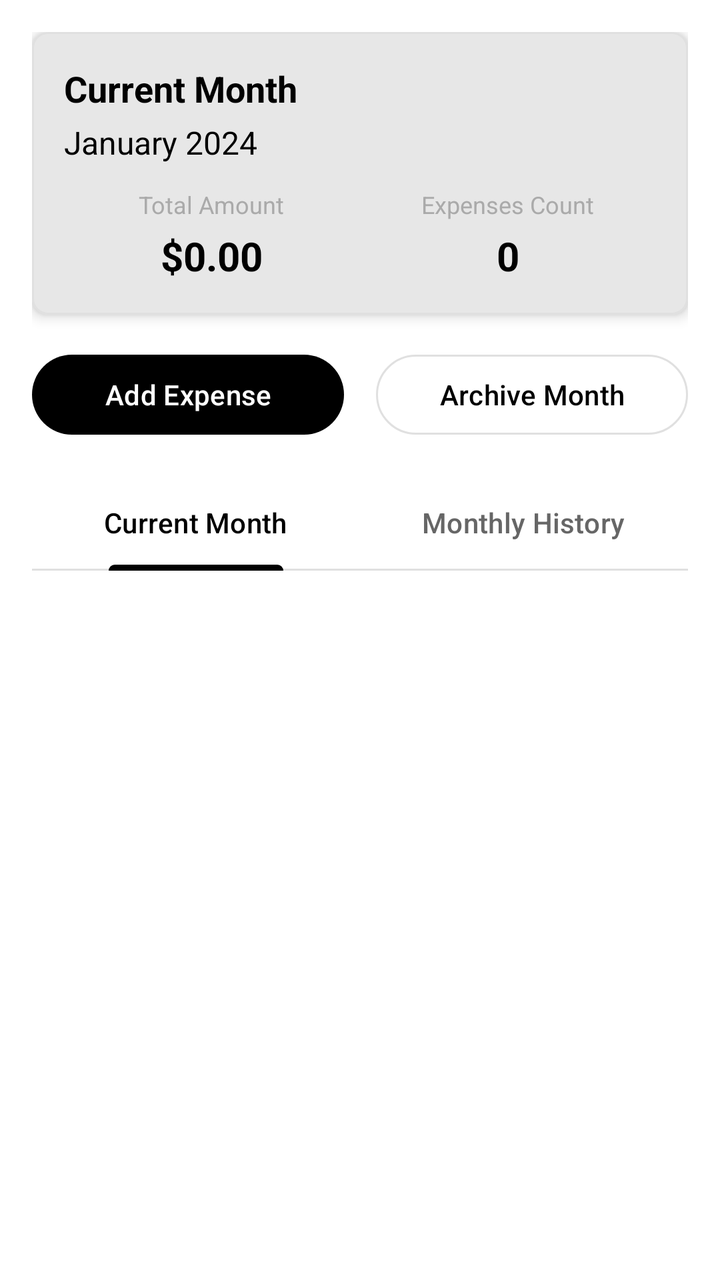
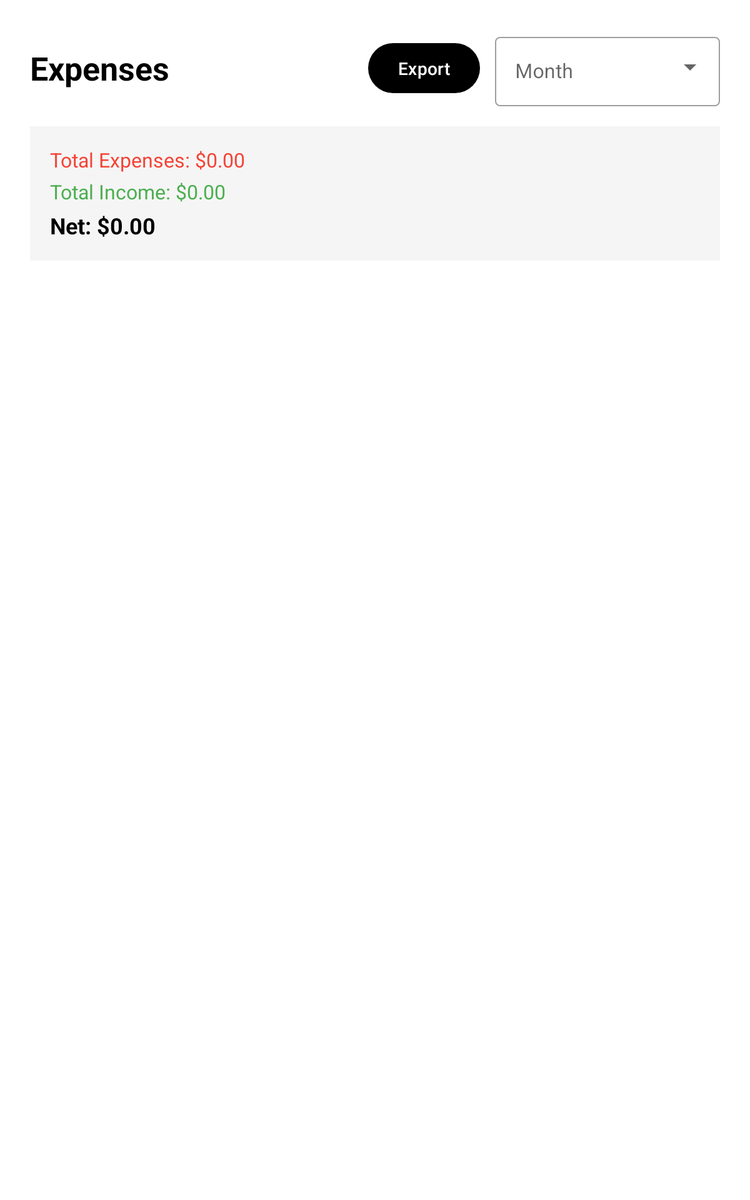

One screen, two layout resources from the same app: the default and the repository's alternative for another configuration. Each is rendered where Android would select it; the XML of both is given below.
<!-- AndroidManifest.xml: application theme Theme.Double_dot_demo -->
<!-- res/layout/fragment_expenses.xml -->
<?xml version="1.0" encoding="utf-8"?>
<LinearLayout xmlns:android="http://schemas.android.com/apk/res/android"
    xmlns:app="http://schemas.android.com/apk/res-auto"
    android:layout_width="match_parent"
    android:layout_height="match_parent"
    android:orientation="vertical"
    android:padding="16dp">

    
    <com.google.android.material.card.MaterialCardView
        android:layout_width="match_parent"
        android:layout_height="wrap_content"
        android:layout_marginBottom="16dp"
        app:cardElevation="4dp"
        app:cardCornerRadius="8dp">

        <LinearLayout
            android:layout_width="match_parent"
            android:layout_height="wrap_content"
            android:orientation="vertical"
            android:padding="16dp">

            <TextView
                android:layout_width="wrap_content"
                android:layout_height="wrap_content"
                android:text="Current Month"
                android:textSize="18sp"
                android:textStyle="bold"
                android:textColor="@color/black" />

            <TextView
                android:id="@+id/tvCurrentMonth"
                android:layout_width="wrap_content"
                android:layout_height="wrap_content"
                android:layout_marginTop="4dp"
                android:text="January 2024"
                android:textSize="16sp"
                android:textColor="@color/black" />

            <LinearLayout
                android:layout_width="match_parent"
                android:layout_height="wrap_content"
                android:layout_marginTop="12dp"
                android:orientation="horizontal">

                <LinearLayout
                    android:layout_width="0dp"
                    android:layout_height="wrap_content"
                    android:layout_weight="1"
                    android:orientation="vertical"
                    android:gravity="center">

                    <TextView
                        android:layout_width="wrap_content"
                        android:layout_height="wrap_content"
                        android:text="Total Amount"
                        android:textSize="12sp"
                        android:textColor="@android:color/darker_gray" />

                    <TextView
                        android:id="@+id/tvTotalAmount"
                        android:layout_width="wrap_content"
                        android:layout_height="wrap_content"
                        android:layout_marginTop="4dp"
                        android:text="$0.00"
                        android:textSize="20sp"
                        android:textStyle="bold"
                        android:textColor="@color/black" />

                </LinearLayout>

                <LinearLayout
                    android:layout_width="0dp"
                    android:layout_height="wrap_content"
                    android:layout_weight="1"
                    android:orientation="vertical"
                    android:gravity="center">

                    <TextView
                        android:layout_width="wrap_content"
                        android:layout_height="wrap_content"
                        android:text="Expenses Count"
                        android:textSize="12sp"
                        android:textColor="@android:color/darker_gray" />

                    <TextView
                        android:id="@+id/tvExpenseCount"
                        android:layout_width="wrap_content"
                        android:layout_height="wrap_content"
                        android:layout_marginTop="4dp"
                        android:text="0"
                        android:textSize="20sp"
                        android:textStyle="bold"
                        android:textColor="@color/black" />

                </LinearLayout>

            </LinearLayout>

        </LinearLayout>

    </com.google.android.material.card.MaterialCardView>

    
    <LinearLayout
        android:layout_width="match_parent"
        android:layout_height="wrap_content"
        android:layout_marginBottom="16dp"
        android:orientation="horizontal">

        <com.google.android.material.button.MaterialButton
            android:id="@+id/btnAddExpense"
            android:layout_width="0dp"
            android:layout_height="wrap_content"
            android:layout_weight="1"
            android:layout_marginEnd="8dp"
            android:text="Add Expense"
            app:icon="@drawable/ic_add"
            style="@style/Widget.Material3.Button" />

        <com.google.android.material.button.MaterialButton
            android:id="@+id/btnArchiveMonth"
            android:layout_width="0dp"
            android:layout_height="wrap_content"
            android:layout_weight="1"
            android:layout_marginStart="8dp"
            android:text="Archive Month"
            app:icon="@drawable/ic_save"
            style="@style/Widget.Material3.Button.OutlinedButton" />

    </LinearLayout>

    
    <com.google.android.material.tabs.TabLayout
        android:id="@+id/tabLayout"
        android:layout_width="match_parent"
        android:layout_height="wrap_content"
        android:layout_marginBottom="16dp"
        app:tabMode="fixed"
        app:tabGravity="fill">

        <com.google.android.material.tabs.TabItem
            android:layout_width="wrap_content"
            android:layout_height="wrap_content"
            android:text="Current Month" />

        <com.google.android.material.tabs.TabItem
            android:layout_width="wrap_content"
            android:layout_height="wrap_content"
            android:text="Monthly History" />

    </com.google.android.material.tabs.TabLayout>

    
    <androidx.viewpager2.widget.ViewPager2
        android:id="@+id/viewPager"
        android:layout_width="match_parent"
        android:layout_height="0dp"
        android:layout_weight="1" />

</LinearLayout>
<!-- resources referenced by this layout -->
<resources>
  <color name="black">#000000</color>
  <style name="Theme.Double_dot_demo" parent="Theme.Material3.DayNight.NoActionBar">
          
          <item name="colorPrimary">@color/primary_light</item>
          <item name="colorPrimaryVariant">@color/primary_light</item>
          <item name="colorOnPrimary">@color/white</item>
          
          <item name="colorSecondary">@color/secondary_light</item>
          <item name="colorSecondaryVariant">@color/secondary_light</item>
          <item name="colorOnSecondary">@color/black</item>
          
          <item name="android:statusBarColor">?attr/colorPrimaryVariant</item>
          
          <item name="android:colorBackground">@color/background_light</item>
          <item name="colorSurface">@color/surface_light</item>
          <item name="colorSurfaceVariant">@color/surface_variant_light</item>
          <item name="colorOnSurface">@color/on_surface_light</item>
          <item name="colorOnSurfaceVariant">@color/text_secondary_light</item>
          <item name="colorOutline">@color/divider_light</item>
          
          <item name="android:textColorPrimary">@color/text_primary_light</item>
          <item name="android:textColorSecondary">@color/text_secondary_light</item>
          
          <item name="colorPrimaryContainer">@color/surface_light</item>
          <item name="colorOnPrimaryContainer">@color/text_primary_light</item>
          <item name="colorSecondaryContainer">@color/surface_variant_light</item>
          <item name="colorOnSecondaryContainer">@color/text_primary_light</item>
          <item name="colorTertiary">@color/accent_light</item>
          <item name="colorOnTertiary">@color/white</item>
          <item name="colorTertiaryContainer">@color/surface_variant_light</item>
          <item name="colorOnTertiaryContainer">@color/text_primary_light</item>
          <item name="colorSurfaceBright">@color/surface_light</item>
          <item name="colorSurfaceDim">@color/surface_variant_light</item>
          <item name="colorSurfaceContainer">@color/surface_light</item>
          <item name="colorSurfaceContainerHigh">@color/surface_light</item>
          <item name="colorSurfaceContainerHighest">@color/surface_light</item>
          <item name="colorSurfaceContainerLow">@color/surface_variant_light</item>
          <item name="colorSurfaceContainerLowest">@color/background_light</item>
          <item name="colorOutlineVariant">@color/divider_light</item>
      </style>
  <color name="primary_light">#000000</color>
  <color name="white">#FFFFFF</color>
  <color name="secondary_light">#333333</color>
  <color name="background_light">#FFFFFF</color>
  <color name="surface_light">#FFFFFF</color>
  <color name="surface_variant_light">#F5F5F5</color>
  <color name="on_surface_light">#000000</color>
  <color name="text_secondary_light">#666666</color>
  <color name="divider_light">#E0E0E0</color>
  <color name="text_primary_light">#000000</color>
  <color name="accent_light">#666666</color>
</resources>
<!-- res/layout-sw600dp/fragment_expenses.xml (the repository's variant of the layout above) -->
<!-- drawn on a 7-inch tablet held upright -->
<?xml version="1.0" encoding="utf-8"?>
<LinearLayout xmlns:android="http://schemas.android.com/apk/res/android"
    xmlns:app="http://schemas.android.com/apk/res-auto"
    android:layout_width="match_parent"
    android:layout_height="match_parent"
    android:orientation="vertical"
    android:padding="24dp">

    <LinearLayout
        android:layout_width="match_parent"
        android:layout_height="wrap_content"
        android:orientation="horizontal"
        android:gravity="center_vertical"
        android:layout_marginBottom="16dp">

        <TextView
            android:layout_width="0dp"
            android:layout_height="wrap_content"
            android:layout_weight="1"
            android:text="Expenses"
            android:textSize="26sp"
            android:textStyle="bold"
            android:textColor="?attr/colorOnSurface" />

        <Button
            android:id="@+id/btnExport"
            android:layout_width="wrap_content"
            android:layout_height="wrap_content"
            android:text="Export" />

        <com.google.android.material.textfield.TextInputLayout
            android:layout_width="wrap_content"
            android:layout_height="wrap_content"
            android:hint="Month"
            style="@style/Widget.MaterialComponents.TextInputLayout.OutlinedBox.ExposedDropdownMenu"
            android:layout_marginStart="12dp">

            <AutoCompleteTextView
                android:id="@+id/actvMonth"
                android:layout_width="180dp"
                android:layout_height="wrap_content"
                android:inputType="none" />
        </com.google.android.material.textfield.TextInputLayout>
    </LinearLayout>

    <LinearLayout
        android:layout_width="match_parent"
        android:layout_height="wrap_content"
        android:orientation="vertical"
        android:background="?attr/colorSurfaceVariant"
        android:padding="16dp"
        android:layout_marginBottom="16dp">

        <TextView
            android:id="@+id/tvTotalExpenses"
            android:layout_width="match_parent"
            android:layout_height="wrap_content"
            android:text="Total Expenses: $0.00"
            android:textSize="16sp"
            android:textColor="@color/error_light"
            android:layout_marginBottom="4dp" />

        <TextView
            android:id="@+id/tvTotalIncome"
            android:layout_width="match_parent"
            android:layout_height="wrap_content"
            android:text="Total Income: $0.00"
            android:textSize="16sp"
            android:textColor="@color/success_light"
            android:layout_marginBottom="4dp" />

        <TextView
            android:id="@+id/tvNetAmount"
            android:layout_width="match_parent"
            android:layout_height="wrap_content"
            android:text="Net: $0.00"
            android:textSize="18sp"
            android:textStyle="bold"
            android:textColor="?attr/colorOnSurface" />
    </LinearLayout>

    <androidx.recyclerview.widget.RecyclerView
        android:id="@+id/recyclerView"
        android:layout_width="match_parent"
        android:layout_height="0dp"
        android:layout_weight="1" />

</LinearLayout>
<!-- resources referenced by the variant -->
<!-- as a 7-inch tablet held upright resolves them -->
<resources>
  <color name="error_light">#F44336</color>
  <color name="success_light">#4CAF50</color>
  <style name="Theme.Double_dot_demo" parent="Theme.Material3.DayNight.NoActionBar">
          
          <item name="colorPrimary">@color/primary_light</item>
          <item name="colorPrimaryVariant">@color/primary_light</item>
          <item name="colorOnPrimary">@color/white</item>
          
          <item name="colorSecondary">@color/secondary_light</item>
          <item name="colorSecondaryVariant">@color/secondary_light</item>
          <item name="colorOnSecondary">@color/black</item>
          
          <item name="android:statusBarColor">?attr/colorPrimaryVariant</item>
          
          <item name="android:colorBackground">@color/background_light</item>
          <item name="colorSurface">@color/surface_light</item>
          <item name="colorSurfaceVariant">@color/surface_variant_light</item>
          <item name="colorOnSurface">@color/on_surface_light</item>
          <item name="colorOnSurfaceVariant">@color/text_secondary_light</item>
          <item name="colorOutline">@color/divider_light</item>
          
          <item name="android:textColorPrimary">@color/text_primary_light</item>
          <item name="android:textColorSecondary">@color/text_secondary_light</item>
          
          <item name="colorPrimaryContainer">@color/surface_light</item>
          <item name="colorOnPrimaryContainer">@color/text_primary_light</item>
          <item name="colorSecondaryContainer">@color/surface_variant_light</item>
          <item name="colorOnSecondaryContainer">@color/text_primary_light</item>
          <item name="colorTertiary">@color/accent_light</item>
          <item name="colorOnTertiary">@color/white</item>
          <item name="colorTertiaryContainer">@color/surface_variant_light</item>
          <item name="colorOnTertiaryContainer">@color/text_primary_light</item>
          <item name="colorSurfaceBright">@color/surface_light</item>
          <item name="colorSurfaceDim">@color/surface_variant_light</item>
          <item name="colorSurfaceContainer">@color/surface_light</item>
          <item name="colorSurfaceContainerHigh">@color/surface_light</item>
          <item name="colorSurfaceContainerHighest">@color/surface_light</item>
          <item name="colorSurfaceContainerLow">@color/surface_variant_light</item>
          <item name="colorSurfaceContainerLowest">@color/background_light</item>
          <item name="colorOutlineVariant">@color/divider_light</item>
      </style>
  <color name="primary_light">#000000</color>
  <color name="white">#FFFFFF</color>
  <color name="secondary_light">#333333</color>
  <color name="black">#000000</color>
  <color name="background_light">#FFFFFF</color>
  <color name="surface_light">#FFFFFF</color>
  <color name="surface_variant_light">#F5F5F5</color>
  <color name="on_surface_light">#000000</color>
  <color name="text_secondary_light">#666666</color>
  <color name="divider_light">#E0E0E0</color>
  <color name="text_primary_light">#000000</color>
  <color name="accent_light">#666666</color>
</resources>
